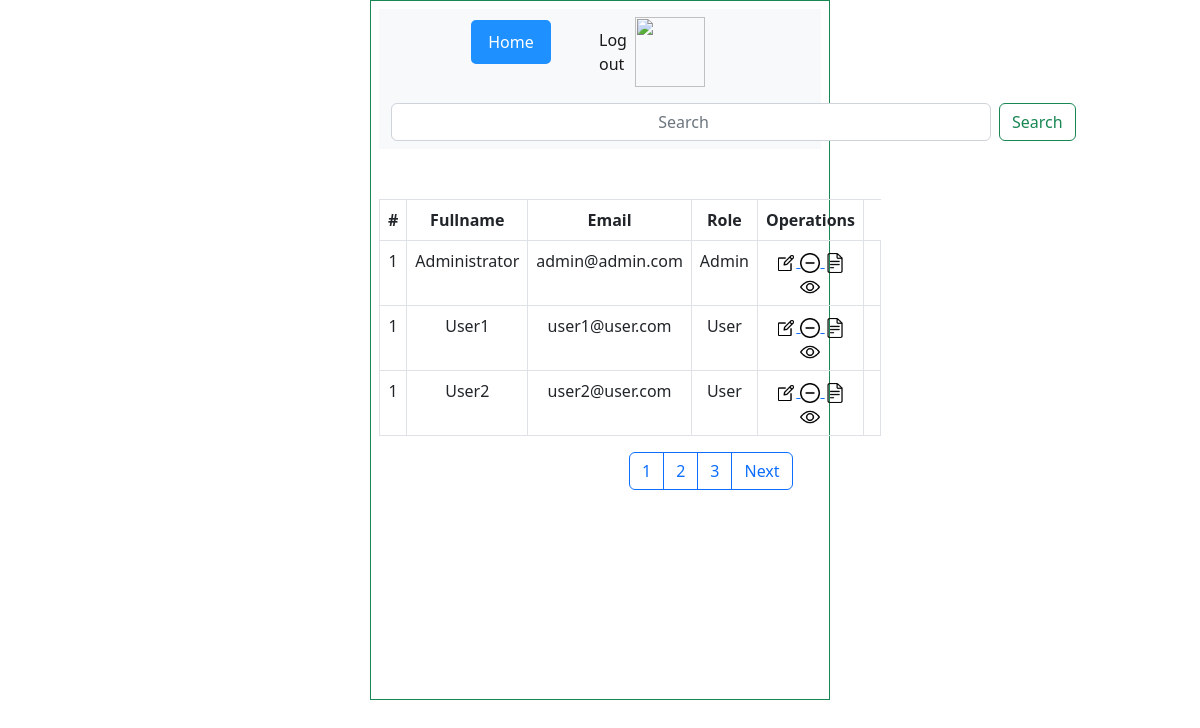
Page /Lession2/home.php (signed in) on the committed database.
### tables this page shows
CREATE TABLE `user` (
  `id` int(10) NOT NULL,
  `username` varchar(20) NOT NULL,
  `email` varchar(30) NOT NULL,
  `password` varchar(10) NOT NULL,
  `level` int(5) NOT NULL
);

### Lession2/admin.php (the view)
<?php
include 'config.php';
$page_sl = "SELECT * FROM user GROUP BY id ASC LIMIT $begin,3";
$sql = mysqli_query($config,$page_sl);
    for ($i=1; $i < 4; $i++){
      while ( $row = mysqli_fetch_assoc($sql)){
  ?>
  <tbody style="border-height: 70px; text-align: center;">
       <tr>
         <?php
        echo " <td>".$i."</td>";
        echo " <td>".$row['username']."</td>";
        echo " <td>".$row['email']."</td>";
        if($row['level'] == 1){
        echo " <td> Admin </td>";
      } else { echo "<td> User </td>"; }
        ?>
        <td>
       <a href="sua.php?id=<?php echo $row['id'];?>"><img src="./img/write.png" style="width: 20px; height: 20px;"> </a>
       <a href="xoa.php?id=<?php echo $row['id'];?>"><img src="./img/minus.png" style="width: 20px; height: 20px;"> </a>
        <a href="copy.php?id=<?php echo $row['id'];?>"><img src="./img/document.png" style="width: 20px; height: 20px;"></a>
        <a href="view.php?id=<?php echo $row['id'];?>"><img src="./img/view.png" style="width: 20px; height: 20px;"></a>
    <td>
    </tr>
      </tbody>
<?php
  }
}
?>

### rows in the picture
user: username "Administrator", email "admin@admin.com", level "Admin"
user: username "User1", email "user1@user.com", level "User"
user: username "User2", email "user2@user.com", level "User"
